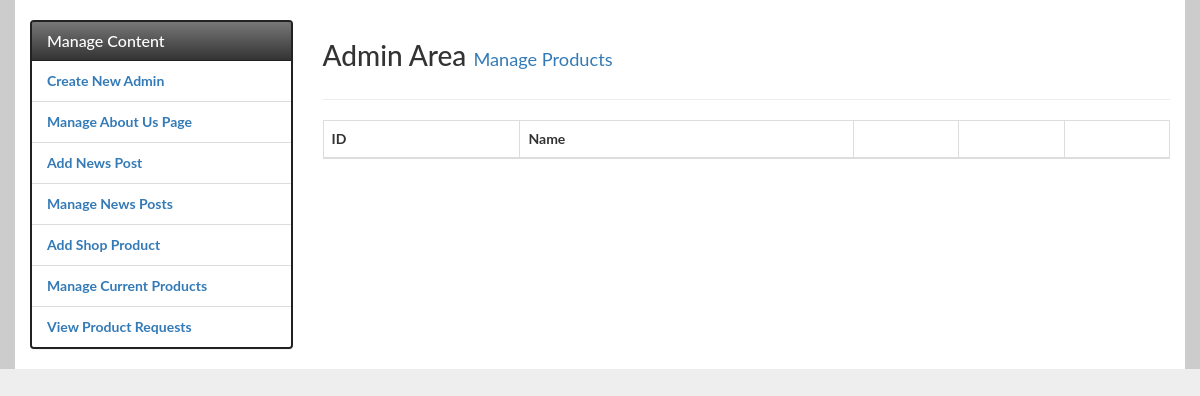
Page /admin/manage_products.php on the earlier database version.
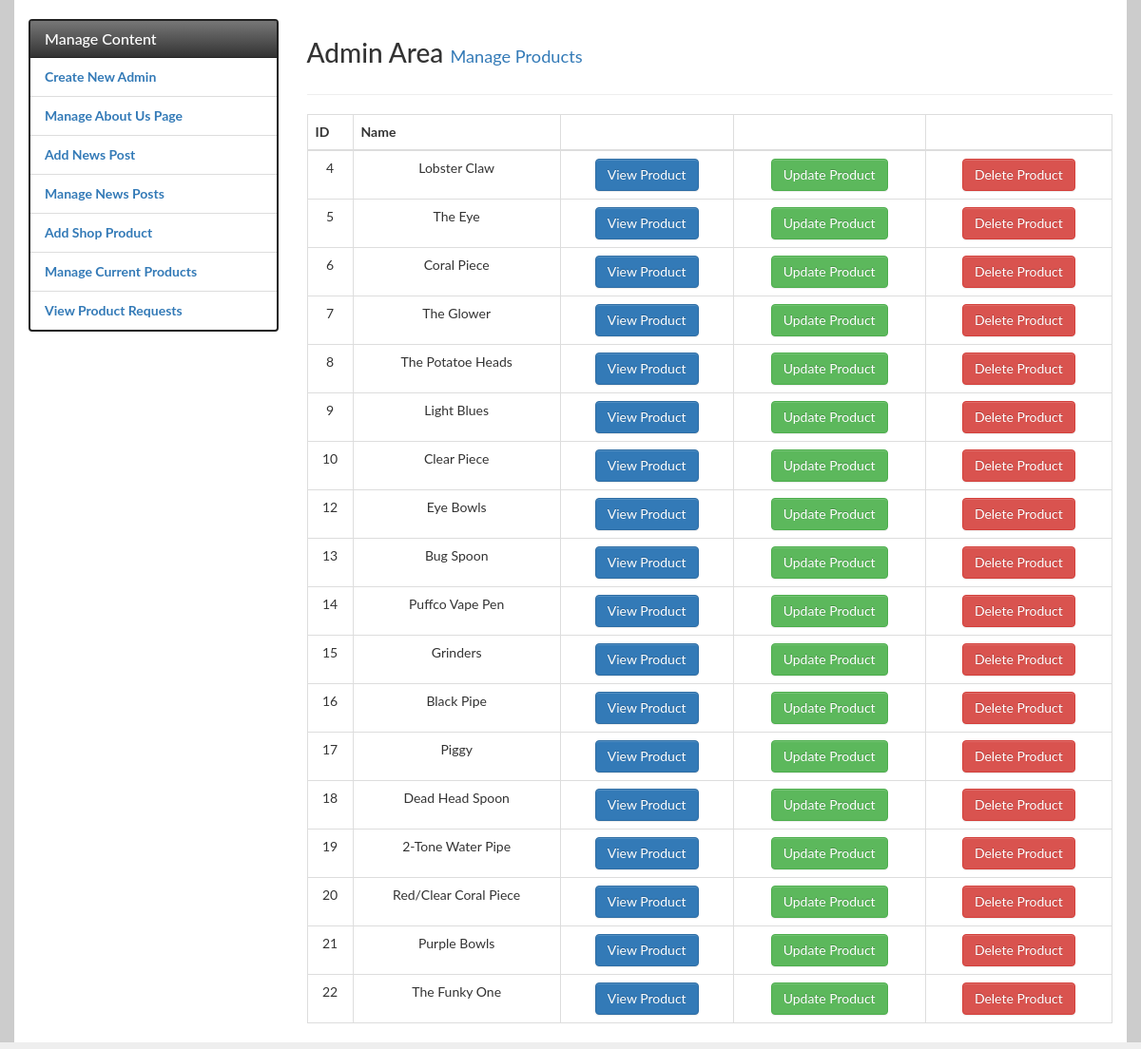
Same page on the later database version.
### tables this page shows
CREATE TABLE `products` (
  `productID` int(11) NOT NULL,
  `productName` varchar(100) NOT NULL,
  `productPrice` decimal(15,2) NOT NULL,
  `productQuantity` int(4) DEFAULT NULL,
  `productCategoryID` int(11) NOT NULL,
  `productShortDescription` varchar(250) NOT NULL,
  `productLongDescription` varchar(1000) DEFAULT NULL,
  `productImage` varchar(255) DEFAULT NULL,
  `productImageExt` varchar(5) NOT NULL,
  `productArtist` varchar(100) DEFAULT NULL
);

### admin/functions/product_functions.php (called while the page is built, shortened)
<?php
function viewAllProducts() {
    $db = getDatabase();
    $stmt = $db->prepare("SELECT * FROM products");
    $results = array();
    if ($stmt->execute() && $stmt->rowCount() > 0) {
        $results = $stmt->fetchAll(PDO::FETCH_ASSOC);
    }
    return $results;
}

### admin/manage_products.php (the view, shortened to what this page needs)
<!DOCTYPE html>
<html lang="en">
<head>
    <link href="https://cdnjs.cloudflare.com/ajax/libs/font-awesome/4.7.0/css/font-awesome.min.css" rel="stylesheet" />
    <link href="../bower_components/bootstrap/dist/css/bootstrap-theme.min.css" rel="stylesheet" />
    <link href="../bower_components/bootstrap/dist/css/bootstrap.min.css" rel="stylesheet" />
    <link href="../bower_components/normalize-css/normalize.css" rel="stylesheet" />
    <link href="../css/main.css" rel="stylesheet" type="text/css" />
    <link href="css/admin.css" rel="stylesheet" type="text/css" />
</head>
<body>
    <?php
    include 'functions/product_functions.php';
    $results = viewAllProducts();
    ?>
    <div class="mainContent">
        <div class="container main">
            <div class="row">
                <?php include 'admin_panel.php'; ?>
                <div class="col-md-9">
                    <div class="page-header">
                        <h1>Admin Area <small class="text-primary">Manage Products</small></h1>
                    </div>
                    <table border="1" class="table table-bordered table-hover table-responsive">
                        <thead>
                            <tr>
                                <th>ID</th>
                                <th>Name</th>
                                <th></th>
                                <th></th>
                                <th></th>
                            </tr>
                        </thead>
                        <tbody>
                        <?php foreach ($results as $row): ?>
                            <tr>
                                <td align="center"><?php echo $row['productID']; ?></td>
                                <td align="center"><?php echo $row['productName']; ?></td>
                                <td align="center"><a href="view_product.php?productID=<?php echo $row['productID']; ?>" class="btn btn-primary">View Product</a></td>
                                <td align="center"><a href="update_product.php?productID=<?php echo $row['productID']; ?>" class="btn btn-success">Update Product</a></td>
                                <td align="center"><a href="delete_product.php?productID=<?php echo $row['productID']; ?>" class="btn btn-danger">Delete Product</a></td>
                            </tr>
                        <?php endforeach; ?>
                        </tbody>
                    </table>
                </div>
            </div>
        </div>
    </div>
</body>
</html>

### admin/admin_panel.php
<div class="col-md-3">
    <br />
    <div class="panel panel-success">
        <div class="panel-heading">
            <h2 class="panel-title">Manage Content</h2>
        </div>
        <ul class="list-group">
            <li class="list-group-item"><a href="create_new_admin.php"><b>Create New Admin</b></a></li>
            <li class="list-group-item"><a href="manage_aboutus.php"><b>Manage About Us Page</b></a></li>
            <li class="list-group-item"><a href="insert_news_post.php"><b>Add News Post</b></a></li>
            <li class="list-group-item"><a href="manage_news_posts.php"><b>Manage News Posts</b></a></li>
            <li class="list-group-item"><a href="insert_product.php"><b>Add Shop Product</b></a></li>
            <li class="list-group-item"><a href="manage_products.php"><b>Manage Current Products</b></a></li>
            <li class="list-group-item"><a href="manage_requests.php"><b>View Product Requests</b></a></li>
        </ul>
    </div>
</div>

### css/main.css (style rules this page uses)
* { font-family: 'Lato', sans-serif; margin: 0; padding: 0; }
*, *:before, *:after { box-sizing: inherit; }
html { box-sizing: border-box; height: 100%; }
body { background-color: #EEE; font-family: 'Lato', sans-serif; min-height: 100%; padding-bottom: 4em; padding-top: 0; position: relative; }
.mainContent { background-color: #CCC; height: 100%; }
.container.main { background-color: #FFFFFF; border-radius: 0; height: 100%; margin: 0 auto; padding-bottom: 0; }
.panel-success { border: 2px solid #222; }
.panel-success .panel-heading { background-color: #0F0F0F; background-image: linear-gradient(to bottom,#777 0,#333 100%); border-color: #222; color: white; }

### admin/css/admin.css (style rules this page uses)
.panel-success { border: 2px solid #222; }
.panel-success .panel-heading { background-color: #0F0F0F; background-image: linear-gradient(to bottom,#777 0,#333 100%); border-color: #222; color: white; }

Differences in the rows shown:
added products: productID "4", productName "Lobster Claw"
added products: productID "5", productName "The Eye"
added products: productID "6", productName "Coral Piece"
added products: productID "7", productName "The Glower"
added products: productID "8", productName "The Potatoe Heads"
added products: productID "9", productName "Light Blues"
added products: productID "10", productName "Clear Piece"
added products: productID "12", productName "Eye Bowls"
added products: productID "13", productName "Bug Spoon"
added products: productID "14", productName "Puffco Vape Pen"
added products: productID "15", productName "Grinders"
added products: productID "16", productName "Black Pipe"
added products: productID "17", productName "Piggy"
added products: productID "18", productName "Dead Head Spoon"
added products: productID "19", productName "2-Tone Water Pipe"
added products: productID "20", productName "Red/Clear Coral Piece"
added products: productID "21", productName "Purple Bowls"
added products: productID "22", productName "The Funky One"
